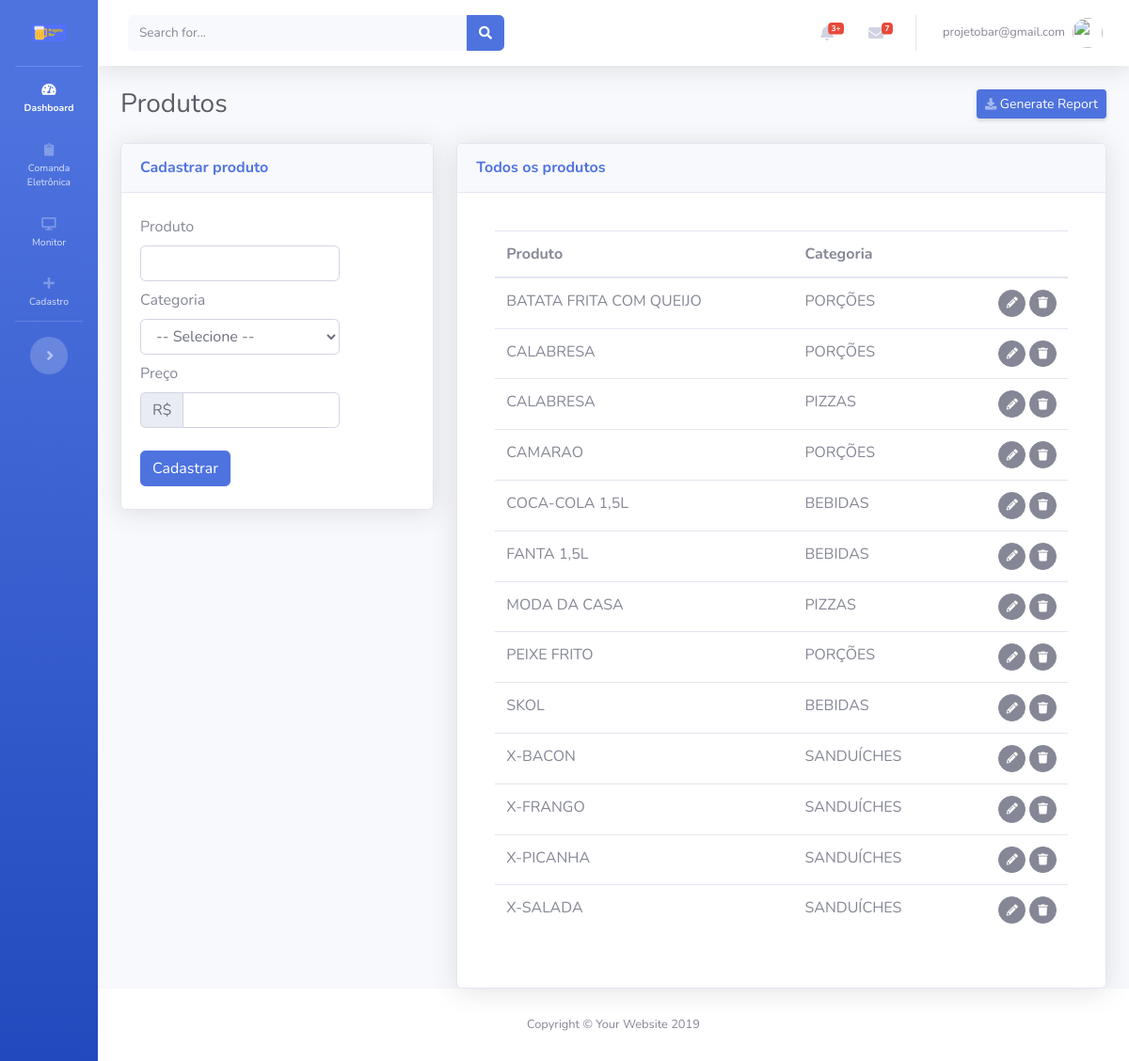
The page /views/produtos/Cadastrar.php (signed in) on the database as committed earlier.
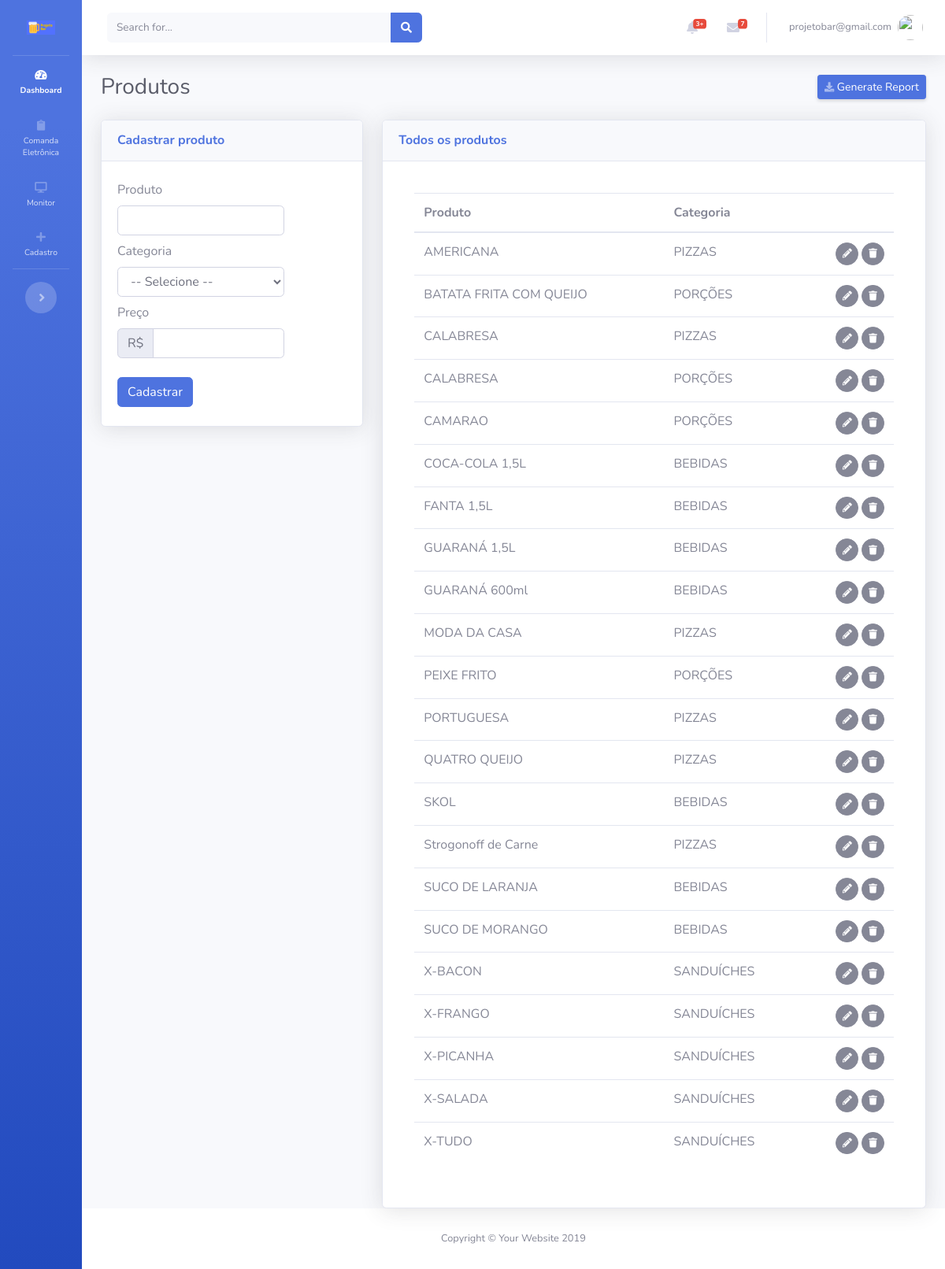
The same page on the database as committed later.
### tables this page shows
CREATE TABLE IF NOT EXISTS `produtos` (
  `id` int(11) NOT NULL AUTO_INCREMENT,
  `produto` varchar(200) NOT NULL,
  `categoria` int(11) NOT NULL COMMENT 'FK',
  `preco` double NOT NULL,
  `usuario` int(11) NOT NULL COMMENT 'FK',
  `cadastro` datetime NOT NULL,
  `modificado` datetime NOT NULL,
  PRIMARY KEY (`id`)
);

CREATE TABLE IF NOT EXISTS `categorias` (
  `id` int(11) NOT NULL AUTO_INCREMENT,
  `categoria` varchar(200) NOT NULL,
  `usuario` int(11) NOT NULL COMMENT 'FK',
  `cadastro` datetime NOT NULL,
  `modificado` datetime NOT NULL,
  PRIMARY KEY (`id`)
);

### config.php (called while the page is built, shortened)
<?php
$app_token= 'appbar1';

### controllers/sidebar/ControllerSidebarToggle.php (called while the page is built)
<?php
$sqlCosultaToggle="SELECT * FROM sidebar WHERE id_usuario = '".$_SESSION['id'.$app_token]."' LIMIT 1";
$resultCosultaToggle=mysqli_query($conecta,$sqlCosultaToggle);
$CosultaToggle=mysqli_fetch_assoc($resultCosultaToggle);

### views/produtos/templates/FormularioExibir.php (the view, shortened to what this page needs)
<div class="card shadow mb-12">
  <div class="card-header py-3">
    <h6 class="m-0 font-weight-bold text-primary">Todos os produtos</h6>
  </div>
  <div class="card-body">
    <?php
    $sql="
    SELECT
    a.id,
    a.produto,
    b.categoria
    FROM produtos a
    LEFT JOIN categorias b on (a.categoria=b.id) order by produto ASC";
    if ($result=mysqli_query($conecta,$sql))
    {
      ?>
      <div class="card-body">
        <div class="table-responsive">
          <table class="table cell-border table-hover" id="dataTable" width="100%" cellspacing="0">
            <thead>
              <tr>
                <th>Produto</th>
                <th>Categoria</th>
                <th></th>
              </tr>
            </thead>
            <tfoot>
              <tbody>
                <?php
                while ($row=mysqli_fetch_assoc($result))
                {
                 ?>
                 <tr>
                  <td><?php echo $row['produto'];?></td>
                  <td><?php echo $row['categoria'];?></td>
                  <td align="right">
                    <span id="acoes">
                      <button class="btn btn-secondary btn-circle btn-sm botaoEditarProdutoTransicao" idproduto="<?=$row['id']?>">
                        <i class="fas fa-pencil-alt"></i></button>
                        <button class="btn btn-secondary btn-circle btn-sm botaoExcluirProdutoTransicao" data-toggle="modal" data-target="#modalExcluirProduto" idproduto="<?=$row['id']?>"> <i class="fas fa-trash"></i>
                        </span>
                      </td>
                    </tr>
                    <?php
                  }
                  ?>
                </tbody>
              </table>
            </div>
          </div>
          <?php
        }
        ?>
      </div>
    </div>

### inc/header.php (shortened to what this page needs)
<!DOCTYPE html>
<html lang="en">
<head>
  <link href="<?php echo BASEURL; ?>vendor/fontawesome-free/css/all.min.css" rel="stylesheet" type="text/css">
  <link href="<?php echo BASEURL; ?>css/sb-admin-2.css" rel="stylesheet">
</head>
  <?php include_once($ControllerSidebarToggle); ?>

### views/produtos/Cadastrar.php (shortened to what this page needs)
<?php
$app_page_name="produtos";
include ('../../config.php');
include('../../inc/header.php');
?>
<link href="<?php echo BASEURL;?>vendor/datatables/dataTables.bootstrap4.min.css" rel="stylesheet">
<body id="page-top">
  <div id="wrapper">
    <?php include('../../inc/sidebar.php'); ?>
    <div id="content-wrapper" class="d-flex flex-column">
      <div id="content">
       <?php include('../../inc/topbar.php'); ?>
       <div class="container-fluid">
        <div class="d-sm-flex align-items-center justify-content-between mb-4">
          <h1 class="h3 mb-0 text-gray-800"><?php echo ucfirst($app_page_name); ?></h1>
          <a href="#" class="d-none d-sm-inline-block btn btn-sm btn-primary shadow-sm"><i class="fas fa-download fa-sm text-white-50"></i> Generate Report</a>
        </div>
        <div id="contentTemplateMaster">
         <?php include ('templates/TemplateMaster.php'); ?>
       </div>
     </div>
   </div>
 </div>
</div>
<?php include('../../inc/footer.php'); ?>

### inc/sidebar.php (shortened to what this page needs)
    <ul class="navbar-nav bg-gradient-primary sidebar sidebar-dark accordion  <?php echo $CosultaToggle['status']; ?>" id="accordionSidebar">
      <a class="sidebar-brand d-flex align-items-center justify-content-center" href="<?php echo BASEURL.'index.php'; ?>">
        <img src="<?php echo BASEURL;?>img/logo_azul_small.png" width="50%">
    </a>
    <hr class="sidebar-divider my-0">
    <li class="nav-item active">
      <a class="nav-link" href="<?php echo BASEURL.'index.php'; ?>">
        <i class="fas fa-fw fa-tachometer-alt"></i>
        <span>Dashboard</span></a>
      </li>
      <li class="nav-item">
        <a class="nav-link collapsed" href="#" data-toggle="collapse" data-target="#collapsePage1" aria-expanded="true" aria-controls="collapsePages">
          <i class="fas fa-clipboard"></i>
          <span>Comanda Eletrônica</span>
        </a>
    </li>
    <li class="nav-item">
      <a class="nav-link collapsed" href="#" data-toggle="collapse" data-target="#collapsePage2" aria-expanded="true" aria-controls="collapsePages">
        <i class="fas fa-desktop"></i>
        <span>Monitor</span>
      </a>
  </li>
  <li class="nav-item">
    <a class="nav-link collapsed" href="#" data-toggle="collapse" data-target="#collapsePages3" aria-expanded="true" aria-controls="collapsePages">
      <i class="fas fa-plus"></i>
      <span>Cadastro</span>
    </a>
</li>
  <hr class="sidebar-divider d-none d-md-block">
  <div class="text-center d-none d-md-inline">
    <button class="rounded-circle border-0" id="sidebarToggle" name="sidebarToggle"></button>
  </div>
</ul>

### inc/topbar.php (shortened to what this page needs)
<nav class="navbar navbar-expand navbar-light bg-white topbar mb-4 static-top shadow">
  <form class="d-none d-sm-inline-block form-inline mr-auto ml-md-3 my-2 my-md-0 mw-100 navbar-search">
    <div class="input-group">
      <input type="text" class="form-control bg-light border-0 small" placeholder="Search for..." aria-label="Search" aria-describedby="basic-addon2">
      <div class="input-group-append">
        <button class="btn btn-primary" type="button">
          <i class="fas fa-search fa-sm"></i>
        </button>
      </div>
    </div>
  </form>
  <ul class="navbar-nav ml-auto">
    <li class="nav-item dropdown no-arrow mx-1">
      <a class="nav-link dropdown-toggle" href="#" id="alertsDropdown" role="button" data-toggle="dropdown" aria-haspopup="true" aria-expanded="false">
        <i class="fas fa-bell fa-fw"></i>
        <span class="badge badge-danger badge-counter">3+</span>
      </a>
    </li>
    <li class="nav-item dropdown no-arrow mx-1">
      <a class="nav-link dropdown-toggle" href="#" id="messagesDropdown" role="button" data-toggle="dropdown" aria-haspopup="true" aria-expanded="false">
        <i class="fas fa-envelope fa-fw"></i>
        <span class="badge badge-danger badge-counter">7</span>
      </a>
    </li>
    <li class="nav-item dropdown no-arrow">
      <a class="nav-link dropdown-toggle" href="#" id="userDropdown" role="button" data-toggle="dropdown" aria-haspopup="true" aria-expanded="false">
        <span class="mr-2 d-none d-lg-inline text-gray-600 small"><?php echo $_SESSION['login'.$app_token]; ?></span>
        <img class="img-profile rounded-circle" src="https://source.unsplash.com/QAB-WJcbgJk/60x60">
      </a>
    </li>
  </ul>
</nav>

### views/produtos/templates/TemplateMaster.php (shortened to what this page needs)
<?php
$FormularioCadastrar = $_SERVER['DOCUMENT_ROOT'];
$FormularioCadastrar .= BASEURL . "views/produtos/templates/FormularioCadastrar.php";
$FormularioExibir = $_SERVER['DOCUMENT_ROOT'];
$FormularioExibir .= BASEURL . "views/produtos/templates/FormularioExibir.php";
?>
<div class="row">
<div class="col-xl-4 col-lg-5">
<?php include ($FormularioCadastrar); ?>
</div>
<div class="col-xl-8 col-lg-7">
<?php include ($FormularioExibir); ?>

### views/produtos/templates/FormularioCadastrar.php
  <div class="card shadow mb-4 FormularioCadastrarProduto">
    <div class="card-header py-3">
      <h6 class="m-0 font-weight-bold text-primary">Cadastrar produto</h6>
    </div>
    <div class="card-body">
      <div class="row">
        <div class="col-8 col-md-10 col-xl-9 col-lg-9 py-1">
          <label>Produto</label>
          <input type="text" id="produto" class="form-control"  required />
        </div>
        <div class="col-8 col-md-10 col-xl-9 col-lg-9 py-1">
          <label>Categoria</label>
          <select class="form-control" id="categoria">
            <?php include($ModelSelectCategoria); ?>
          </select>
        </div>
        <div class="col-8 col-md-10 col-xl-9 col-lg-9 py-1">
         <label>Preço</label>
         <div class="input-group mb-3">
          <div class="input-group-prepend">
            <span class="input-group-text">R$</span>
          </div>
          <input type="text" class="form-control moedaBRL" id="preco" aria-label="Preço">
        </div>
      </div>
    </div>
    <div class="row">
      <div class="col-2 col-md-2 col-xl-1 col-lg-1 py-1">
        <button class="btn btn-primary" id="botaoCadastrarProduto">Cadastrar</button>
      </div>
    </div>
  </div>
</div>

### models/categorias/ModelSelect.php (shortened to what this page needs)
<?php
$consultarCategoria = "SELECT * FROM categorias";
if ($result=mysqli_query($conecta,$consultarCategoria))
{
	echo "<option value=''>-- Selecione --</option>";
}

### inc/footer.php (shortened to what this page needs)
      <footer class="sticky-footer bg-white">
        <div class="container my-auto">
          <div class="copyright text-center my-auto">
            <span>Copyright &copy; Your Website 2019</span>
          </div>
        </div>
      </footer>
    </div>
  </div>
</body>
</html>

Rows that differ between the two databases and show on the page:
added produtos: produto "AMERICANA", categorias.categoria "PIZZAS"
shown differently, row unchanged: produtos (number 3 of 22 on the later page): moves up the list
added produtos: produto "GUARANÁ 1,5L", categorias.categoria "BEBIDAS"
added produtos: produto "GUARANÁ 600ml", categorias.categoria "BEBIDAS"
added produtos: produto "PORTUGUESA", categorias.categoria "PIZZAS"
added produtos: produto "QUATRO QUEIJO", categorias.categoria "PIZZAS"
added produtos: produto "Strogonoff de Carne", categorias.categoria "PIZZAS"
added produtos: produto "SUCO DE LARANJA", categorias.categoria "BEBIDAS"
added produtos: produto "SUCO DE MORANGO", categorias.categoria "BEBIDAS"
added produtos: produto "X-TUDO", categorias.categoria "SANDUÍCHES"
